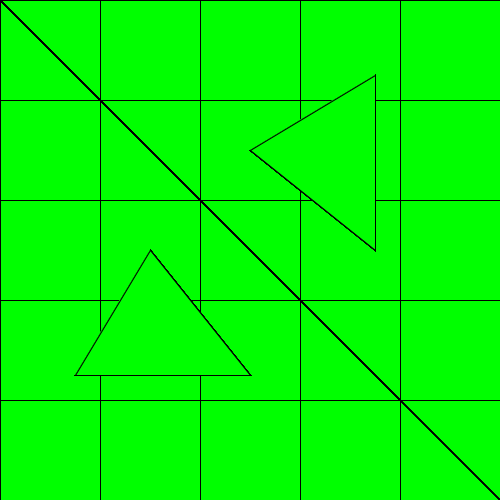
Frame 1 (no input)
Frame 60 (the mouse pressed at the canvas centre just before this capture): identical to frame 1, image omitted
Frame 120 (the mouse held since frame 60 and released just before this capture): identical to frame 1, image omitted

The Processing sketch that drew this single still picture (run headless with seeded random() and noise(); from frame 60 on, the mouse is pressed at the canvas centre):

// Processing sketch: processing_20710
// ── processing_20710.pde

//Matthew Iannacci
//Problem Set 1
//Question 7

void setup() {
  size(500,500);
  smooth();
}
  
void draw() {
    
  line(0,0,500,500);
  fill(0,255,0);  
  for(int x=0; x<=height; x+=100) {
  for(int y=0; y<=width; y+=100) {
 
  rect(x,y,100,100);
  line(0,0,500,500);
  
  
  triangle(150,250,250,375,75,375);
  triangle(250,150,375,250,375,75);
  
  }
  }
} 
   
   
